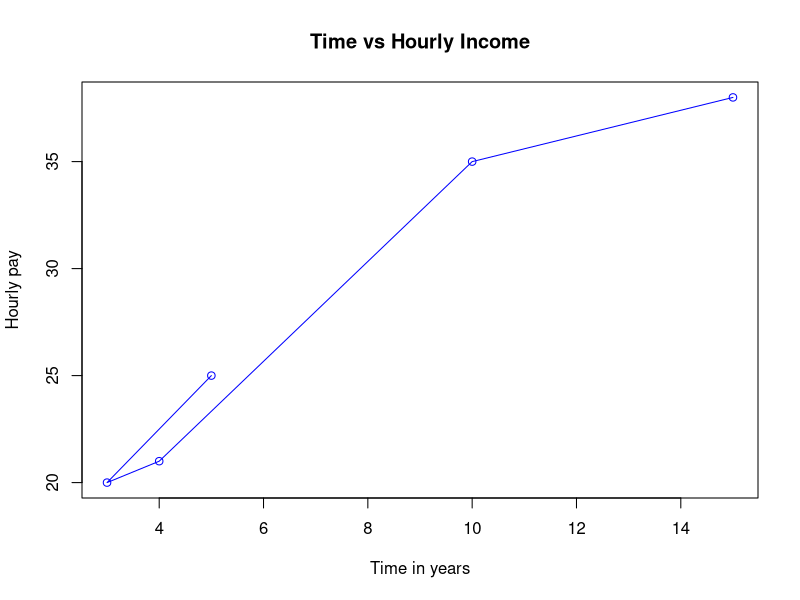

Source code (R):
n=5
x=c(5,3,4,10,15)
y=c(25,20,21,35,38)
sum_x=sum(x)
sum_y=sum(y)
sum_x2=sum(x^2)
sum_y2=sum(y^2)
sum_xy=sum(x*y)
r_num=n*sum_xy-(sum_x*sum_y)
r_den=sqrt(((n*sum_x2)-((sum_x)^2))*((n*sum_y2)-(sum_y^2)))
r=r_num/r_den
sprintf("The correlation coefficient is %.4f using built-in function",cor(x,y))
sprintf("The correlation coefficient is %.4f using formula",r)
if(r>0)
{
  print("Correlation is positive")
}else if(r==0)
{
  print("No Correlation")
}else
{
  print("Correlation is negative")
} 
plot(x,y,type='o',main="Time vs Hourly Income",xlab = "Time in years",ylab="Hourly pay",col="blue")

